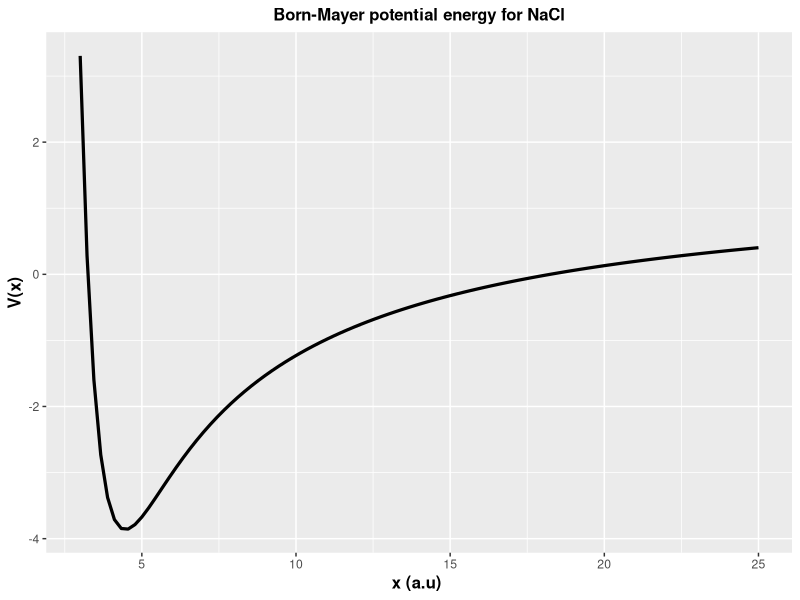

This chart was generated by the following R code:
# Code to plot Born-Mayer potential energy for sodium chloride: NaCl

# author: Benjamin O. Tayo

# date: 10/12/2018

library(tidyverse)

#define x coordinate in atomic units (a.u = Bohr radius)
x<-seq(3,25,length=100)

# define Born-Mayer potential energy function
Born_Mayer<-function(x)(1.491+2692*exp(-1.837*x) - 27.2/x)

# apply Born-Mayer function to x coordinate to generate potential energy for each x
V<-sapply(x, Born_Mayer)

# store coordinate and potential energy into a data frame
data<-data.frame(x=x,V=V)

# generate visualization of potential energy
data%>%ggplot(aes(x,V))+
  geom_line(size=1.1)+
  xlab("x (a.u) ")+
  ylab("V(x)")+
  ggtitle("Born-Mayer potential energy for NaCl")+
  theme(plot.title = element_text(color="black", size=12, hjust=0.5, face="bold"),
          axis.title.x = element_text(color="black", size=12, face="bold"),
          axis.title.y = element_text(color="black", size=12, face="bold"))
